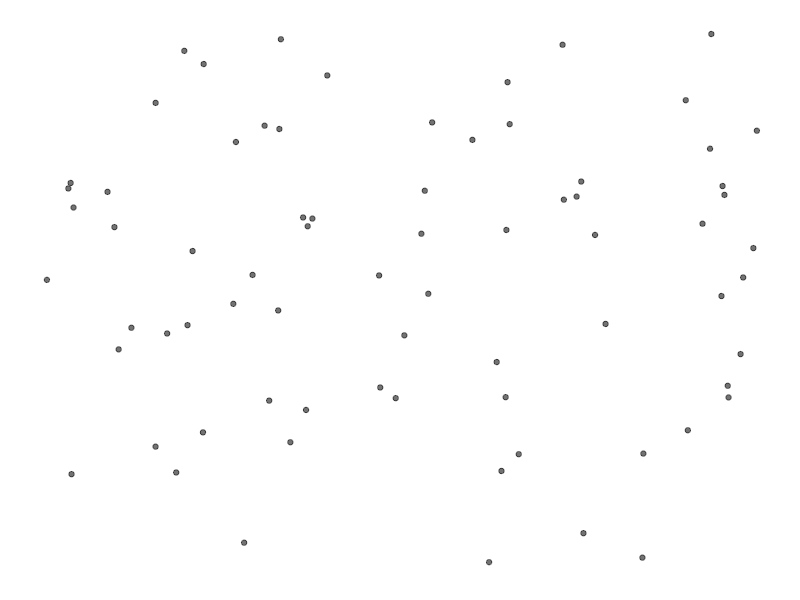
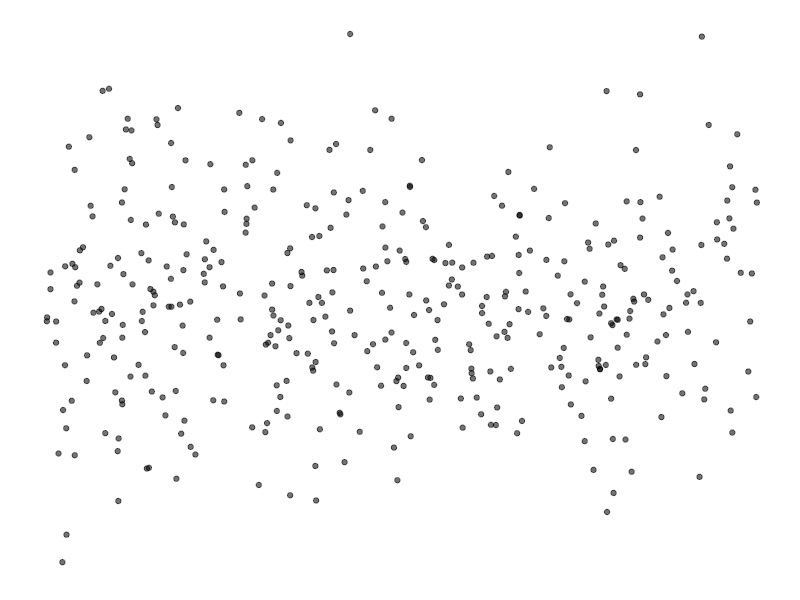
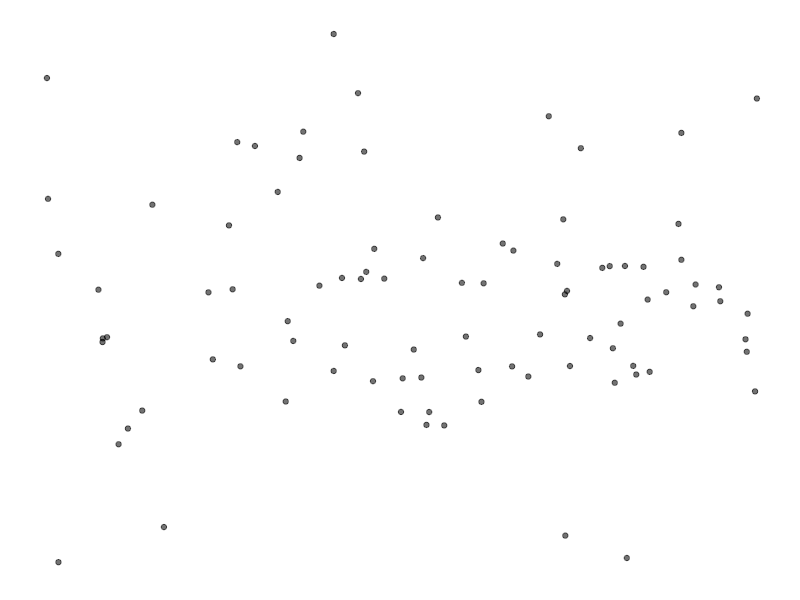
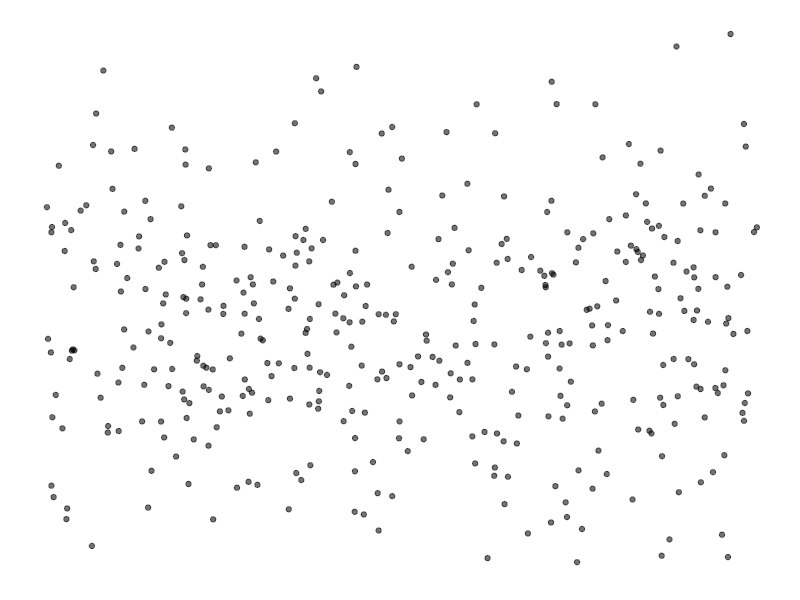
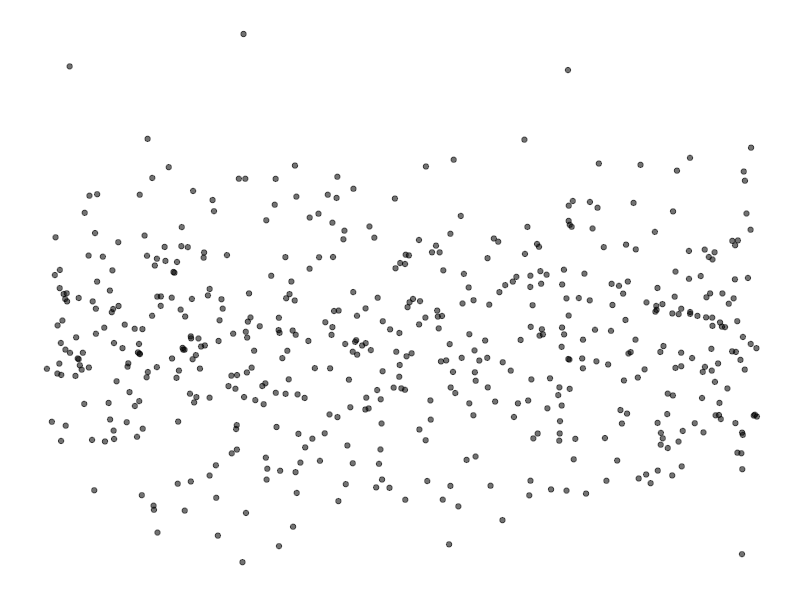
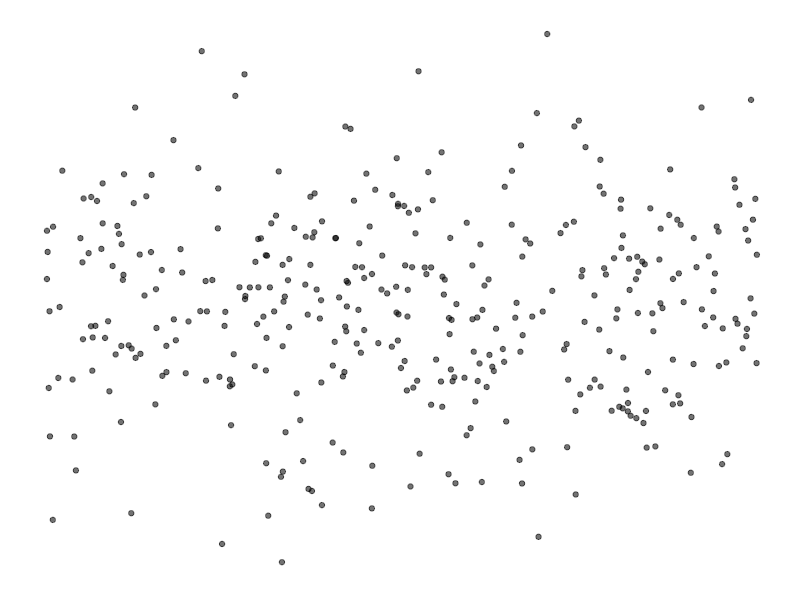
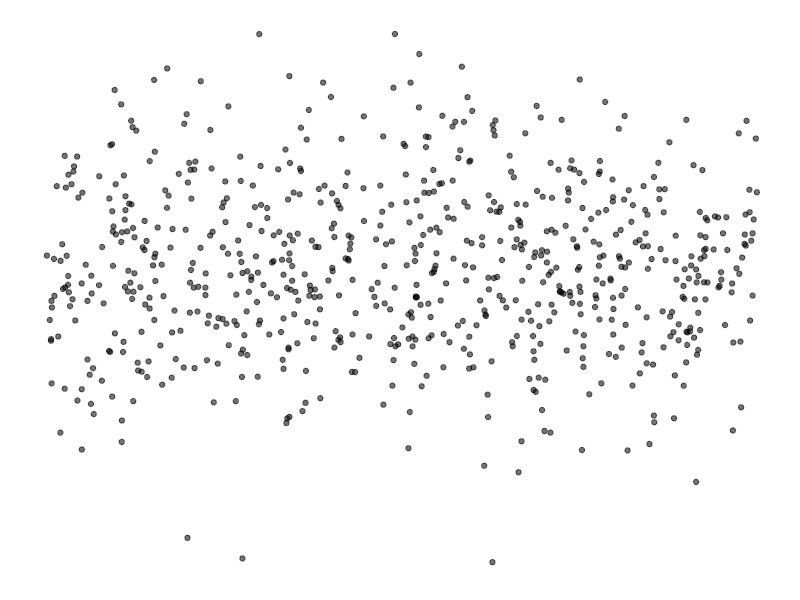
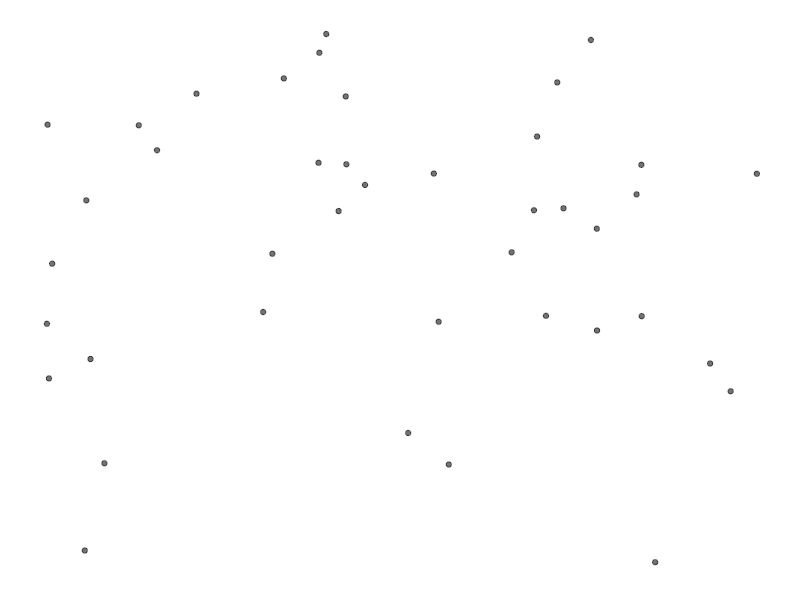

Reproduce these figures in R, in order. (Note: this script raises an error after producing the figures.)
library(tidyverse)

#test for changes
# 1/4 for classic linear model
classic<-function(n){
  
  beta<-runif(1,0.5,1.5)
  
  x<-runif(n, -2, 2)
  y<-rnorm(n, beta*x, 1)
  
  tibble(x, y)
  model<-lm(y ~ x)
  res<-residuals(model)
  yhat<-predict(model)
  res<-(res-mean(res))/sd(res)
  yhat<-(yhat-mean(yhat))/sd(yhat)
  return(tibble(res, yhat))
}

# 2/4 for linear model with heteroskedasticity 
heter<-function(n){
  lambda <- runif(1,-1,1)
  beta<-runif(1,0.5,1.5)
  a <- abs(lambda)
  b <- rnorm(1)
  c <- rnorm(1)
  
  x<-runif(n, -2, 2)
  m <- mean(x)
  
  index <- sample(c(1:3),1)
  if (index==1){
    y <- rnorm(n, beta*x, exp(x*lambda)+rexp(n))
  } else if (index==2) {
    y <- rnorm(n, beta*x, a*x^2+b*x+c+abs(c-b^2/(2*a))+rexp(n))
  } else {
    y <- rnorm(n, beta*x, dnorm(x, mean = m)+rexp(n))
  }
  
  tibble(x, y)
  model<-lm(y ~ x)
  res<-residuals(model)
  yhat<-predict(model)
  res<-(res-mean(res))/sd(res)
  yhat<-(yhat-mean(yhat))/sd(yhat)
  return(tibble(res, yhat))
}


# 3/4 for non-linear model (polynomial) 
nonpoly<-function(n){
  
  p1<-rnorm(1,0,1)
  p2<-rnorm(1,0,1)
  p3<-rnorm(1,0,1)
  p4<-rnorm(1,0,1)*rbinom(1,1,0.5)
  p5<-rnorm(1,0,1)*rbinom(1,1,0.5)
  
  x<-runif(n,-2,2)
  y<-rnorm(n, p1*x+p2*x^2+p3*x^3+p4*x^4+p5*x^5, p1^2+p2^2+2*p3^2+2*p4^2+2*p5^2)
  
  tibble(x, y)
  model<-lm(y ~ x)
  res<-residuals(model)
  yhat<-predict(model)
  res<-(res-mean(res))/sd(res)
  yhat<-(yhat-mean(yhat))/sd(yhat)
  return(tibble(res, yhat))
}

#nonpoly(200) %>% 
  #ggplot(aes(x=yhat,y=res))+geom_point()

#generating data from three models
N <- sample(20:800, 300, replace = TRUE)
  classic_ <- tibble(N) %>%
  mutate(res = map(N, classic))
  classic_<-classic_$res
NH <- sample(20:800, 300, replace = TRUE)
  heter_ <- tibble(NH) %>%
  mutate(res = map(NH, heter))
  heter_<-heter_$res
NP <- sample(20:800, 300, replace = TRUE)
  poly_ <- tibble(NP) %>%
  mutate(res = map(NP, nonpoly))
  poly_<-poly_$res

names(classic_) <- c(1:300)
names(heter_) <- c(1:300)
names(poly_) <- c(1:300)

savepic <- function(pdata, i){ 
  ggplot(as.data.frame(pdata), aes(x = yhat, y=res, alpha = 0.01)) + 
    geom_point() + 
    theme(axis.line=element_blank(),
          axis.text.x=element_blank(),
          axis.text.y=element_blank(),
          axis.ticks=element_blank(),
          axis.title.x=element_blank(),
          axis.title.y=element_blank(),
          legend.position="none",
          panel.background=element_blank(),
          panel.border=element_blank(),
          panel.grid.major=element_blank(),
          panel.grid.minor=element_blank(),
          plot.background=element_blank())
  ggsave(filename = paste(name, i, ".png", sep = ""), height = 2, width = 2, dpi = 150)
}

#saving all plots to the original data folder

setwd("/Volumes/5550/original data")

name <- deparse(substitute(classic_))
mapply(savepic, classic_, c(1:300))

name <- deparse(substitute(heter_))
mapply(savepic, heter_, c(1:300))

name <- deparse(substitute(poly_))
mapply(savepic, poly_, c(1:300))

#separate plots to train, test, validation

original_dataset_dir <- "/Volumes/5550/original data"
base_dir <- "/Volumes/5550/thesis"
train_dir <- file.path(base_dir,"train")
validation_dir <- file.path(base_dir,"validation")
test_dir <- file.path(base_dir,"test")
train_classic_dir <- file.path(train_dir, "classic")
train_heter_dir <- file.path(train_dir, "heter")
train_poly_dir <- file.path(train_dir, "poly")
validation_classic_dir <- file.path(validation_dir, "classic")
validation_heter_dir <- file.path(validation_dir, "heter")
validation_poly_dir <- file.path(validation_dir, "poly")
test_classic_dir <- file.path(test_dir, "classic")
test_heter_dir <- file.path(test_dir, "heter")
test_poly_dir <- file.path(test_dir, "poly")

dir.create(train_dir)
dir.create(validation_dir)
dir.create(test_dir)
dir.create(train_classic_dir)
dir.create(train_heter_dir)
dir.create(train_poly_dir)
dir.create(validation_classic_dir)
dir.create(validation_heter_dir)
dir.create(validation_poly_dir)
dir.create(test_classic_dir)
dir.create(test_heter_dir)
dir.create(test_poly_dir)

#copy images from original folder to separate train, test, validation folders
fnames <- paste0("classic_",1:100,".png")
file.copy(file.path(original_dataset_dir,fnames),
          file.path(train_classic_dir))
fnames <- paste0("classic_",101:200,".png")
file.copy(file.path(original_dataset_dir,fnames),
          file.path(validation_classic_dir))
fnames <- paste0("classic_",201:300,".png")
file.copy(file.path(original_dataset_dir,fnames),
          file.path(test_classic_dir))

fnames <- paste0("heter_",1:100,".png")
file.copy(file.path(original_dataset_dir,fnames),
          file.path(train_heter_dir))
fnames <- paste0("heter_",101:200,".png")
file.copy(file.path(original_dataset_dir,fnames),
          file.path(validation_heter_dir))
fnames <- paste0("heter_",201:300,".png")
file.copy(file.path(original_dataset_dir,fnames),
          file.path(test_heter_dir))

fnames <- paste0("poly_",1:100,".png")
file.copy(file.path(original_dataset_dir,fnames),
          file.path(train_poly_dir))
fnames <- paste0("poly_",101:200,".png")
file.copy(file.path(original_dataset_dir,fnames),
          file.path(validation_poly_dir))
fnames <- paste0("poly_",201:300,".png")
file.copy(file.path(original_dataset_dir,fnames),
          file.path(test_poly_dir))
